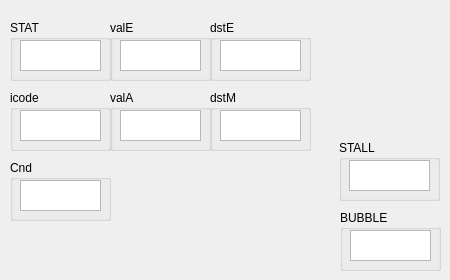
      <widget class="QWidget" name="Memory">
       <attribute name="title">
        <string>Memory</string>
       </attribute>
       <widget class="QGroupBox" name="groupBox_69">
        <property name="geometry">
         <rect>
          <x>210</x>
          <y>90</y>
          <width>101</width>
          <height>61</height>
         </rect>
        </property>
        <property name="title">
         <string>dstM</string>
        </property>
        <widget class="QTextBrowser" name="M_dstM">
         <property name="geometry">
          <rect>
           <x>10</x>
           <y>20</y>
           <width>81</width>
           <height>31</height>
          </rect>
         </property>
        </widget>
       </widget>
       <widget class="QGroupBox" name="groupBox_70">
        <property name="geometry">
         <rect>
          <x>10</x>
          <y>90</y>
          <width>101</width>
          <height>61</height>
         </rect>
        </property>
        <property name="title">
         <string>icode</string>
        </property>
        <widget class="QTextBrowser" name="M_icode">
         <property name="geometry">
          <rect>
           <x>10</x>
           <y>20</y>
           <width>81</width>
           <height>31</height>
          </rect>
         </property>
        </widget>
       </widget>
       <widget class="QGroupBox" name="groupBox_72">
        <property name="geometry">
         <rect>
          <x>340</x>
          <y>210</y>
          <width>101</width>
          <height>61</height>
         </rect>
        </property>
        <property name="title">
         <string>BUBBLE</string>
        </property>
        <widget class="QTextBrowser" name="M_bubble">
         <property name="geometry">
          <rect>
           <x>10</x>
           <y>20</y>
           <width>81</width>
           <height>31</height>
          </rect>
         </property>
        </widget>
       </widget>
       <widget class="QGroupBox" name="groupBox_73">
        <property name="geometry">
         <rect>
          <x>110</x>
          <y>20</y>
          <width>101</width>
          <height>61</height>
         </rect>
        </property>
        <property name="title">
         <string>valE</string>
        </property>
        <widget class="QTextBrowser" name="M_valE">
         <property name="geometry">
          <rect>
           <x>10</x>
           <y>20</y>
           <width>81</width>
           <height>31</height>
          </rect>
         </property>
        </widget>
       </widget>
       <widget class="QGroupBox" name="groupBox_74">
        <property name="geometry">
         <rect>
          <x>210</x>
          <y>20</y>
          <width>101</width>
          <height>61</height>
         </rect>
        </property>
        <property name="title">
         <string>dstE</string>
        </property>
        <widget class="QTextBrowser" name="M_dstE">
         <property name="geometry">
          <rect>
           <x>10</x>
           <y>20</y>
           <width>81</width>
           <height>31</height>
          </rect>
         </property>
        </widget>
       </widget>
       <widget class="QGroupBox" name="groupBox_75">
        <property name="geometry">
         <rect>
          <x>110</x>
          <y>90</y>
          <width>101</width>
          <height>61</height>
         </rect>
        </property>
        <property name="title">
         <string>valA</string>
        </property>
        <widget class="QTextBrowser" name="M_valA">
         <property name="geometry">
          <rect>
           <x>10</x>
           <y>20</y>
           <width>81</width>
           <height>31</height>
          </rect>
         </property>
        </widget>
       </widget>
       <widget class="QGroupBox" name="groupBox_77">
        <property name="geometry">
         <rect>
          <x>10</x>
          <y>160</y>
          <width>101</width>
          <height>61</height>
         </rect>
        </property>
        <property name="title">
         <string>Cnd</string>
        </property>
        <widget class="QTextBrowser" name="M_Cnd">
         <property name="geometry">
          <rect>
           <x>10</x>
           <y>20</y>
           <width>81</width>
           <height>31</height>
          </rect>
         </property>
        </widget>
       </widget>
       <widget class="QGroupBox" name="groupBox_79">
        <property name="geometry">
         <rect>
          <x>10</x>
          <y>20</y>
          <width>101</width>
          <height>61</height>
         </rect>
        </property>
        <property name="title">
         <string>STAT</string>
        </property>
        <widget class="QTextBrowser" name="M_STAT">
         <property name="geometry">
          <rect>
           <x>10</x>
           <y>20</y>
           <width>81</width>
           <height>31</height>
          </rect>
         </property>
        </widget>
       </widget>
       <widget class="QGroupBox" name="groupBox_80">
        <property name="geometry">
         <rect>
          <x>339</x>
          <y>140</y>
          <width>101</width>
          <height>61</height>
         </rect>
        </property>
        <property name="title">
         <string>STALL</string>
        </property>
        <widget class="QTextBrowser" name="M_stall">
         <property name="geometry">
          <rect>
           <x>10</x>
           <y>20</y>
           <width>81</width>
           <height>31</height>
          </rect>
         </property>
        </widget>
       </widget>
      </widget>
